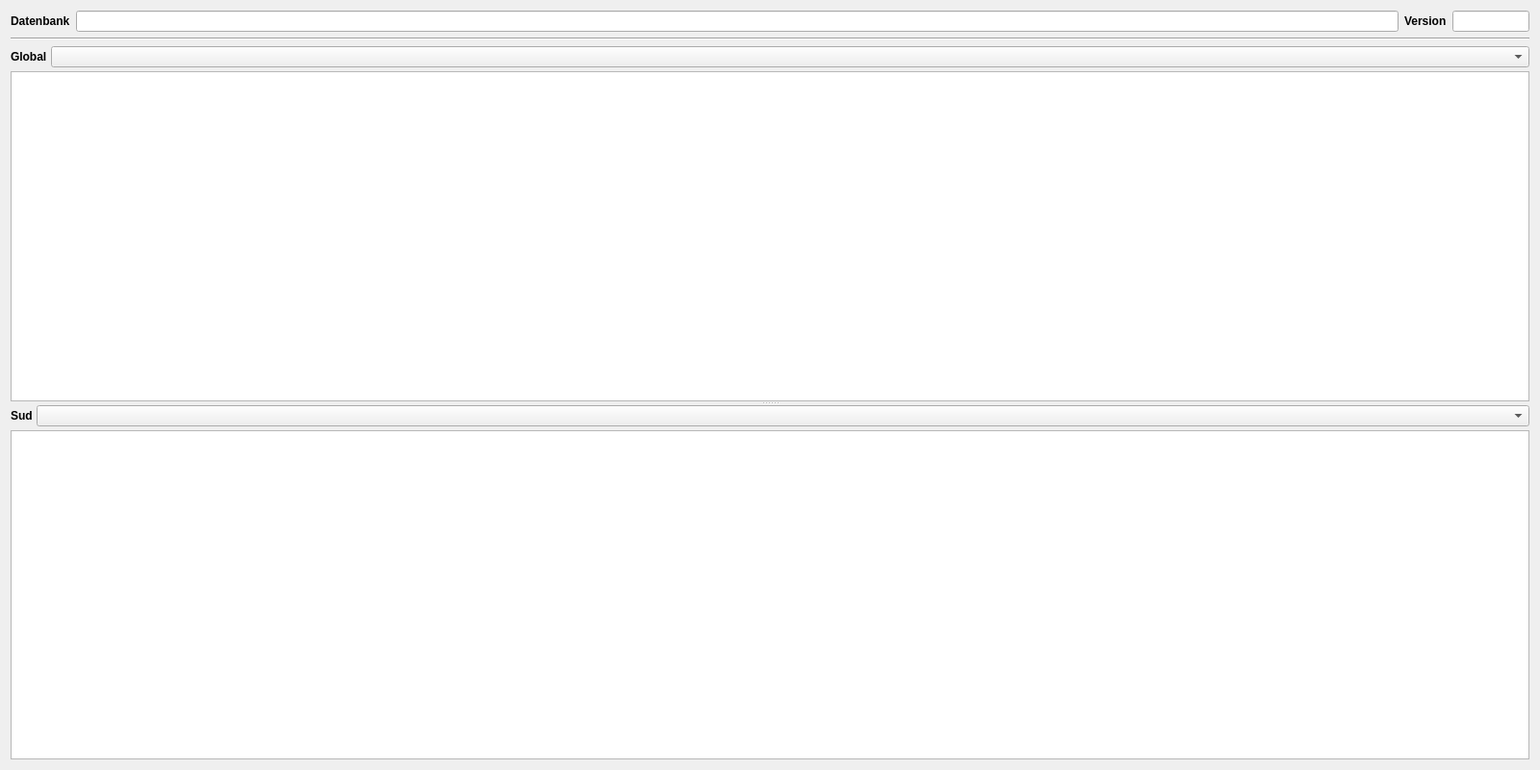
<?xml version="1.0" encoding="UTF-8"?>
<ui version="4.0">
 <class>DlgDatenbank</class>
 <widget class="QDialog" name="DlgDatenbank">
  <property name="geometry">
   <rect>
    <x>0</x>
    <y>0</y>
    <width>1600</width>
    <height>800</height>
   </rect>
  </property>
  <property name="windowTitle">
   <string>Datenbank</string>
  </property>
  <layout class="QVBoxLayout" name="verticalLayout_3">
   <item>
    <layout class="QHBoxLayout" name="horizontalLayout_3">
     <item>
      <widget class="QLabel" name="label">
       <property name="font">
        <font>
         <weight>75</weight>
         <bold>true</bold>
        </font>
       </property>
       <property name="text">
        <string>Datenbank</string>
       </property>
      </widget>
     </item>
     <item>
      <widget class="QLineEdit" name="tbDatenbankPfad">
       <property name="toolTip">
        <string>&lt;html&gt;&lt;head/&gt;&lt;body&gt;&lt;p&gt;Dieses Feld gibt Auskunft zum Pfad der gewählten &lt;span style=&quot; font-weight:600;&quot;&gt;Datenbank&lt;/span&gt;.&lt;/p&gt;&lt;p&gt;&lt;span style=&quot; font-weight:600; color:#fc0107;&quot;&gt;Achtung:&lt;/span&gt; Vor manuellen Eingriffen in die Datenbank wird dringendst empfohlen ein Backup der Datebank anzulegen. Manuelle Eingriffe sind u.a. Textänderungen in den Feldern.&lt;/p&gt;&lt;/body&gt;&lt;/html&gt;</string>
       </property>
       <property name="readOnly">
        <bool>true</bool>
       </property>
      </widget>
     </item>
     <item>
      <widget class="QLabel" name="label_2">
       <property name="font">
        <font>
         <weight>75</weight>
         <bold>true</bold>
        </font>
       </property>
       <property name="text">
        <string>Version</string>
       </property>
      </widget>
     </item>
     <item>
      <widget class="QLineEdit" name="tbDatenbankVersion">
       <property name="minimumSize">
        <size>
         <width>80</width>
         <height>0</height>
        </size>
       </property>
       <property name="maximumSize">
        <size>
         <width>80</width>
         <height>16777215</height>
        </size>
       </property>
       <property name="toolTip">
        <string>&lt;html&gt;&lt;head/&gt;&lt;body&gt;&lt;p&gt;Hier steht die &lt;span style=&quot; font-weight:600;&quot;&gt;Versionsnummer&lt;/span&gt; der gewählten Datenbank.&lt;/p&gt;&lt;p&gt;&lt;span style=&quot; font-weight:600; color:#fc0107;&quot;&gt;Achtung:&lt;/span&gt; Die Datenbanversionen im Kleinen Brauhelfer sind &lt;span style=&quot; font-weight:600;&quot;&gt;nicht abwärtskompatibel&lt;/span&gt;! Mit einem Update kann sich die Versionsnummer der Datenbank ändern. Es wird daher dringend angeraten vor jeden Update ein Backup der aktuellen Datenbank zu machen.&lt;/p&gt;&lt;/body&gt;&lt;/html&gt;</string>
       </property>
       <property name="alignment">
        <set>Qt::AlignCenter</set>
       </property>
       <property name="readOnly">
        <bool>true</bool>
       </property>
      </widget>
     </item>
    </layout>
   </item>
   <item>
    <widget class="Line" name="line">
     <property name="orientation">
      <enum>Qt::Horizontal</enum>
     </property>
    </widget>
   </item>
   <item>
    <widget class="QSplitter" name="splitter">
     <property name="frameShape">
      <enum>QFrame::NoFrame</enum>
     </property>
     <property name="lineWidth">
      <number>1</number>
     </property>
     <property name="orientation">
      <enum>Qt::Vertical</enum>
     </property>
     <widget class="QWidget" name="verticalLayoutWidget">
      <layout class="QVBoxLayout" name="verticalLayout">
       <property name="spacing">
        <number>4</number>
       </property>
       <property name="bottomMargin">
        <number>0</number>
       </property>
       <item>
        <layout class="QHBoxLayout" name="horizontalLayout">
         <item>
          <widget class="QLabel" name="label_3">
           <property name="font">
            <font>
             <weight>75</weight>
             <bold>true</bold>
            </font>
           </property>
           <property name="text">
            <string>Global</string>
           </property>
          </widget>
         </item>
         <item>
          <widget class="ComboBox" name="comboBox">
           <property name="sizePolicy">
            <sizepolicy hsizetype="Expanding" vsizetype="Fixed">
             <horstretch>0</horstretch>
             <verstretch>0</verstretch>
            </sizepolicy>
           </property>
           <property name="toolTip">
            <string>&lt;html&gt;&lt;head/&gt;&lt;body&gt;&lt;p&gt;Hier wird die angezeigte &lt;span style=&quot; font-weight:600;&quot;&gt;globale&lt;/span&gt; Datenbanktabelle ausgewählt.&lt;/p&gt;&lt;p&gt;Unter einer globalen Tabelle versteht man eine nicht-sudspezifische Tabelle.&lt;/p&gt;&lt;p&gt;&lt;span style=&quot; font-weight:600; color:#fc0107;&quot;&gt;Achtung:&lt;/span&gt; Vor manuellen Eingriffen in die Datenbank wird dringendst empfohlen ein Backup der Datebank anzulegen. Manuelle Eingriffe sind u.a. Textänderungen in den Feldern.&lt;/p&gt;&lt;/body&gt;&lt;/html&gt;</string>
           </property>
          </widget>
         </item>
        </layout>
       </item>
       <item>
        <widget class="TableView" name="tableView">
         <property name="alternatingRowColors">
          <bool>true</bool>
         </property>
         <property name="selectionBehavior">
          <enum>QAbstractItemView::SelectRows</enum>
         </property>
         <property name="wordWrap">
          <bool>false</bool>
         </property>
        </widget>
       </item>
      </layout>
     </widget>
     <widget class="QWidget" name="verticalLayoutWidget_2">
      <layout class="QVBoxLayout" name="verticalLayout_2">
       <property name="spacing">
        <number>4</number>
       </property>
       <property name="topMargin">
        <number>0</number>
       </property>
       <item>
        <layout class="QHBoxLayout" name="horizontalLayout_2">
         <item>
          <widget class="QLabel" name="label_4">
           <property name="font">
            <font>
             <weight>75</weight>
             <bold>true</bold>
            </font>
           </property>
           <property name="text">
            <string>Sud</string>
           </property>
          </widget>
         </item>
         <item>
          <widget class="ComboBox" name="comboBoxSud">
           <property name="sizePolicy">
            <sizepolicy hsizetype="Expanding" vsizetype="Fixed">
             <horstretch>0</horstretch>
             <verstretch>0</verstretch>
            </sizepolicy>
           </property>
           <property name="toolTip">
            <string>&lt;html&gt;&lt;head/&gt;&lt;body&gt;&lt;p&gt;Hier wird die angezeigte &lt;span style=&quot; font-weight:600;&quot;&gt;sudspezifische&lt;/span&gt; Datenbanktabelle ausgewählt.&lt;/p&gt;&lt;p&gt;Eine sudspezifische Tabelle ist ein Ausschnitt einer globalen Tabelle, welche nur die Einträge des geladenen Sudes anzeigt.&lt;/p&gt;&lt;p&gt;&lt;span style=&quot; font-weight:600; color:#fc0107;&quot;&gt;Achtung:&lt;/span&gt; Vor manuellen Eingriffen in die Datenbank wird dringendst empfohlen ein Backup der Datebank anzulegen. Manuelle Eingriffe sind u.a. Textänderungen in den Feldern.&lt;/p&gt;&lt;/body&gt;&lt;/html&gt;</string>
           </property>
          </widget>
         </item>
        </layout>
       </item>
       <item>
        <widget class="TableView" name="tableViewSud">
         <property name="alternatingRowColors">
          <bool>true</bool>
         </property>
         <property name="wordWrap">
          <bool>false</bool>
         </property>
        </widget>
       </item>
      </layout>
     </widget>
    </widget>
   </item>
  </layout>
 </widget>
 <customwidgets>
  <customwidget>
   <class>TableView</class>
   <extends>QTableView</extends>
   <header>widgets/tableview.h</header>
  </customwidget>
  <customwidget>
   <class>ComboBox</class>
   <extends>QComboBox</extends>
   <header>widgets/combobox.h</header>
  </customwidget>
 </customwidgets>
 <tabstops>
  <tabstop>tbDatenbankPfad</tabstop>
  <tabstop>tbDatenbankVersion</tabstop>
  <tabstop>comboBox</tabstop>
  <tabstop>tableView</tabstop>
  <tabstop>comboBoxSud</tabstop>
  <tabstop>tableViewSud</tabstop>
 </tabstops> 
 <resources/>
 <connections/>
</ui>
